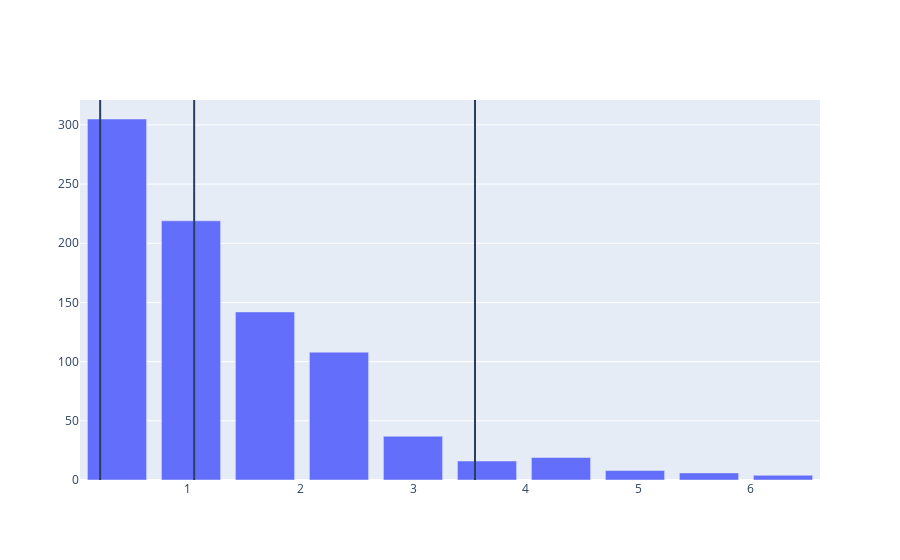

This figure's notebook cell:
### Code cell
import plotly.graph_objects as go 
yhist,xhist = np.histogram(time)
xbar = [(xhist[i+1]+xhist[i])/2 for i in range(len(xhist)-1)]
ybar = yhist
fig = go.Figure(
    data = [
        go.Bar(x = xbar,y = ybar)
    ]
)
fig.add_shape(
    type = "line",
    x0=v05,x1=v05, y0=0, y1= 1,
    xref="x", yref="paper"
)
fig.add_shape(
    type = "line",
    x0=v50,x1=v50, y0=0, y1= 1,
    xref="x", yref="paper"
)
fig.add_shape(
    type = "line",
    x0=v95,x1=v95, y0=0, y1= 1,
    xref="x", yref="paper"
)

### Figure 1 — Plotly figure (JSON) as saved in the notebook; plotly's stock layout.template omitted (floating-point values rounded to 4 significant figures)
{"data": [{"type": "bar", "x": [0.3701, 1.028, 1.685, 2.342, 3.0, 3.657, 4.315, 4.972, 5.63, 6.287], "y": [305, 219, 142, 108, 37, 16, 19, 8, 6, 4]}], "layout": {"shapes": [{"type": "line", "x0": 0.2204, "x1": 0.2204, "xref": "x", "y0": 0, "y1": 1, "yref": "paper"}, {"type": "line", "x0": 1.056, "x1": 1.056, "xref": "x", "y0": 0, "y1": 1, "yref": "paper"}, {"type": "line", "x0": 3.551, "x1": 3.551, "xref": "x", "y0": 0, "y1": 1, "yref": "paper"}]}}
